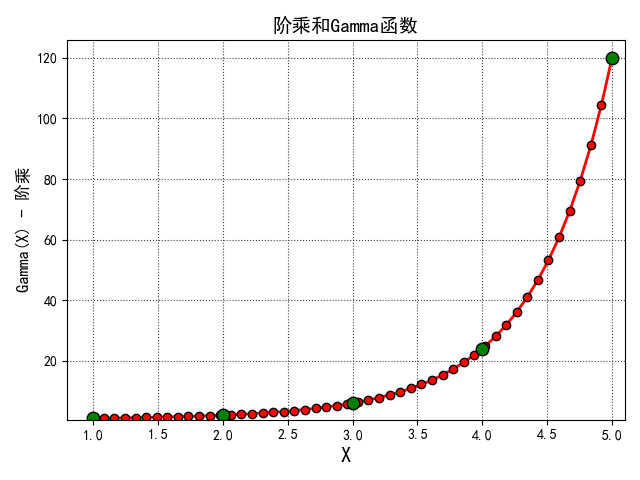

Write Python code to recreate this figure.
'''
@Author： Runsen
@微信公众号： 润森笔记
@博客： https://blog.csdn.net/weixin_44510615
@Date： 2020/7/5
'''

import numpy as np
import matplotlib as mpl
import matplotlib.pyplot as plt
from scipy.special import gamma
from scipy.special import factorial

mpl.rcParams['axes.unicode_minus'] = False
mpl.rcParams['font.sans-serif'] = 'SimHei'

if __name__ == '__main__':
    print(gamma(1.5))
    N = 5
    x = np.linspace(1, N, 50)
    y = gamma(x+1)
    plt.figure(facecolor='w')
    plt.plot(x, y, 'r-', x, y, 'ro', linewidth=2, markersize=6, mec='k')
    z = np.arange(1, N+1)
    f = factorial(z, exact=True)    # 阶乘
    plt.plot(z, f, 'go', markersize=9, markeredgecolor='k')
    plt.grid(b=True, ls=':', color='#404040')
    plt.xlim(0.8,N+0.1)
    plt.ylim(0.5, np.max(y)*1.05)
    plt.xlabel('X', fontsize=15)
    plt.ylabel('Gamma(X) - 阶乘', fontsize=12)
    plt.title('阶乘和Gamma函数', fontsize=14)
    plt.show()
